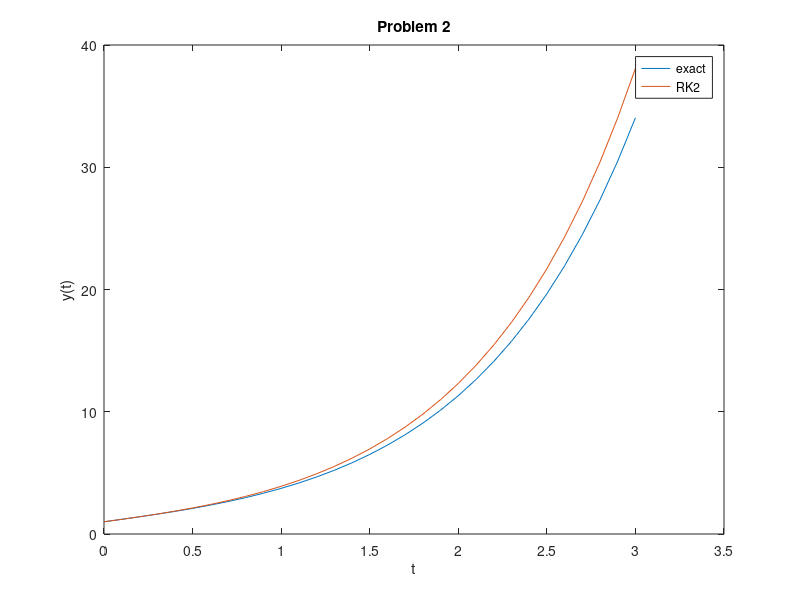

This figure's MATLAB source:
tInitial = 0;
tFinal = 3;
yInitial = 1;
h = 0.1;
N = (tFinal - tInitial)/h;

%exact solution
y = zeros(N+1,1);
t = zeros(N+1,1);
t(1)  = tInitial;
y(1)  = yInitial;
for i = 1:N
    t(i+1) = t(i) + h;
    y(i+1) = 43/36*exp(t(i+1)) + 1/4*exp(-t(i+1)) - 4/9*exp(-2*t(i+1)) + 1/6*t(i+1)*exp(t(i+1));
end
plot(t, y, 'DisplayName','exact')
hold on

%RK2
v = cell(N+1);
t = zeros(N+1,1);
t(1)  = tInitial;
v{1}  = [1;2;0];
mat = [0,1,0;0,0,1;2,1,-2];
for i = 1:N
    t(i+1) = t(i) + h;
    vstar = v{i} + h * mat * v{i} + [0;0;exp(t(i))];
    s1 = mat * v{i} + [0;0;exp(t(i))];
    s2 = mat * vstar + [0;0;exp(t(i+1))];
    v{i+1} = v{i} + h/2*(s1+s2);
end
y = zeros(N+1,1);
for i = 1:N+1
    y(i) = v{i}(1);
end
plot(t, y, 'DisplayName','RK2')
hold on

legend
title('Problem 2')
xlabel('t')
ylabel('y(t)')